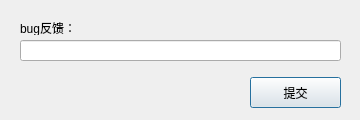
<?xml version="1.0" encoding="UTF-8"?>
<ui version="4.0">
 <class>Developer</class>
 <widget class="QDialog" name="Developer">
  <property name="geometry">
   <rect>
    <x>0</x>
    <y>0</y>
    <width>360</width>
    <height>120</height>
   </rect>
  </property>
  <property name="minimumSize">
   <size>
    <width>360</width>
    <height>120</height>
   </size>
  </property>
  <property name="maximumSize">
   <size>
    <width>360</width>
    <height>120</height>
   </size>
  </property>
  <property name="windowTitle">
   <string>问题反馈</string>
  </property>
  <widget class="QLabel" name="label">
   <property name="geometry">
    <rect>
     <x>20</x>
     <y>20</y>
     <width>72</width>
     <height>15</height>
    </rect>
   </property>
   <property name="text">
    <string>bug反馈：</string>
   </property>
  </widget>
  <widget class="QPushButton" name="pushButton">
   <property name="geometry">
    <rect>
     <x>250</x>
     <y>77</y>
     <width>91</width>
     <height>31</height>
    </rect>
   </property>
   <property name="text">
    <string>提交</string>
   </property>
  </widget>
  <widget class="QLineEdit" name="lineEdit">
   <property name="geometry">
    <rect>
     <x>20</x>
     <y>40</y>
     <width>321</width>
     <height>21</height>
    </rect>
   </property>
  </widget>
  <widget class="QLabel" name="label_status">
   <property name="geometry">
    <rect>
     <x>150</x>
     <y>20</y>
     <width>72</width>
     <height>15</height>
    </rect>
   </property>
   <property name="text">
    <string/>
   </property>
  </widget>
 </widget>
 <resources/>
 <connections/>
</ui>
